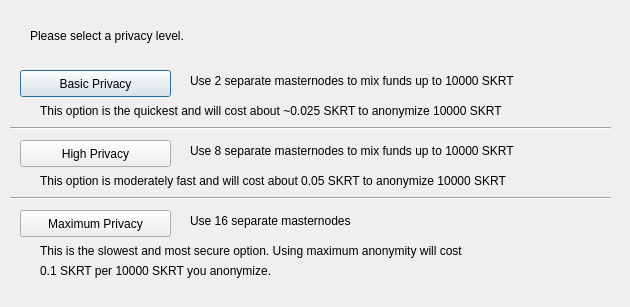
<?xml version="1.0" encoding="UTF-8"?>
<ui version="4.0">
 <class>ObfuscationConfig</class>
 <widget class="QDialog" name="ObfuscationConfig">
  <property name="geometry">
   <rect>
    <x>0</x>
    <y>0</y>
    <width>630</width>
    <height>307</height>
   </rect>
  </property>
  <property name="windowTitle">
   <string>Configure Obfuscation</string>
  </property>
  <widget class="QPushButton" name="buttonBasic">
   <property name="geometry">
    <rect>
     <x>20</x>
     <y>70</y>
     <width>151</width>
     <height>27</height>
    </rect>
   </property>
   <property name="text">
    <string>Basic Privacy</string>
   </property>
  </widget>
  <widget class="QPushButton" name="buttonHigh">
   <property name="geometry">
    <rect>
     <x>20</x>
     <y>140</y>
     <width>151</width>
     <height>27</height>
    </rect>
   </property>
   <property name="text">
    <string>High Privacy</string>
   </property>
  </widget>
  <widget class="QPushButton" name="buttonMax">
   <property name="geometry">
    <rect>
     <x>20</x>
     <y>210</y>
     <width>151</width>
     <height>27</height>
    </rect>
   </property>
   <property name="text">
    <string>Maximum Privacy</string>
   </property>
  </widget>
  <widget class="QLabel" name="label">
   <property name="geometry">
    <rect>
     <x>30</x>
     <y>20</y>
     <width>571</width>
     <height>31</height>
    </rect>
   </property>
   <property name="text">
    <string>Please select a privacy level.</string>
   </property>
  </widget>
  <widget class="QLabel" name="label_2">
   <property name="geometry">
    <rect>
     <x>190</x>
     <y>70</y>
     <width>421</width>
     <height>21</height>
    </rect>
   </property>
   <property name="text">
    <string>Use 2 separate masternodes to mix funds up to 10000 SKRT</string>
   </property>
  </widget>
  <widget class="QLabel" name="label_3">
   <property name="geometry">
    <rect>
     <x>190</x>
     <y>140</y>
     <width>411</width>
     <height>21</height>
    </rect>
   </property>
   <property name="text">
    <string>Use 8 separate masternodes to mix funds up to 10000 SKRT</string>
   </property>
  </widget>
  <widget class="QLabel" name="label_4">
   <property name="geometry">
    <rect>
     <x>190</x>
     <y>210</y>
     <width>421</width>
     <height>21</height>
    </rect>
   </property>
   <property name="text">
    <string>Use 16 separate masternodes</string>
   </property>
  </widget>
  <widget class="QLabel" name="label_6">
   <property name="geometry">
    <rect>
     <x>40</x>
     <y>100</y>
     <width>561</width>
     <height>21</height>
    </rect>
   </property>
   <property name="text">
    <string>This option is the quickest and will cost about ~0.025 SKRT to anonymize 10000 SKRT</string>
   </property>
  </widget>
  <widget class="QLabel" name="label_7">
   <property name="geometry">
    <rect>
     <x>40</x>
     <y>170</y>
     <width>561</width>
     <height>21</height>
    </rect>
   </property>
   <property name="text">
    <string>This option is moderately fast and will cost about 0.05 SKRT to anonymize 10000 SKRT</string>
   </property>
  </widget>
  <widget class="QLabel" name="label_8">
   <property name="geometry">
    <rect>
     <x>40</x>
     <y>240</y>
     <width>561</width>
     <height>21</height>
    </rect>
   </property>
   <property name="text">
    <string>This is the slowest and most secure option. Using maximum anonymity will cost</string>
   </property>
  </widget>
  <widget class="QLabel" name="label_9">
   <property name="geometry">
    <rect>
     <x>40</x>
     <y>260</y>
     <width>561</width>
     <height>21</height>
    </rect>
   </property>
   <property name="text">
    <string>0.1 SKRT per 10000 SKRT you anonymize.</string>
   </property>
  </widget>
  <widget class="Line" name="line">
   <property name="geometry">
    <rect>
     <x>10</x>
     <y>120</y>
     <width>601</width>
     <height>16</height>
    </rect>
   </property>
   <property name="orientation">
    <enum>Qt::Horizontal</enum>
   </property>
  </widget>
  <widget class="Line" name="line_2">
   <property name="geometry">
    <rect>
     <x>10</x>
     <y>190</y>
     <width>601</width>
     <height>16</height>
    </rect>
   </property>
   <property name="orientation">
    <enum>Qt::Horizontal</enum>
   </property>
  </widget>
 </widget>
 <resources/>
 <connections/>
</ui>
